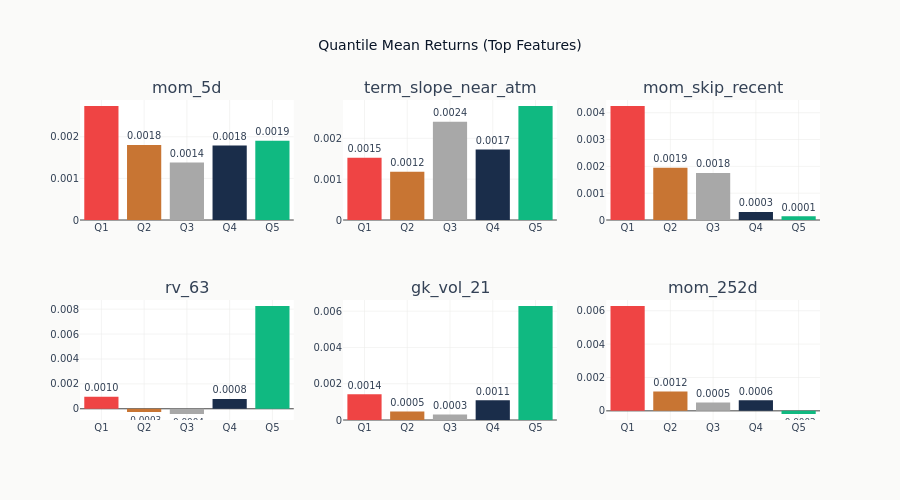

Notebook code for this chart:
### Code cell
if quantile_spreads:
    n_show = min(6, len(quantile_spreads))
    feats_to_show = list(quantile_spreads.keys())[:n_show]
    n_rows_fig = (n_show + 2) // 3
    fig = make_subplots(rows=n_rows_fig, cols=3, subplot_titles=feats_to_show)
    for idx, feat in enumerate(feats_to_show):
        r, c = divmod(idx, 3)
        q_means = quantile_spreads[feat]["q_means"]
        fig.add_trace(
            go.Bar(
                x=[f"Q{i + 1}" for i in range(len(q_means))],
                y=q_means,
                marker_color=[
                    COLORS["negative"],
                    COLORS["copper"],
                    GRAY_FILLS["muted"],
                    COLORS["slate"],
                    COLORS["positive"],
                ],
                showlegend=False,
                text=[f"{m:.4f}" for m in q_means],
                textposition="outside",
            ),
            row=r + 1,
            col=c + 1,
        )
    fig.update_layout(
        template="ml4t",
        height=250 * n_rows_fig,
        width=900,
        title_text="Quantile Mean Returns (Top Features)",
    )
    fig.show()

### Figure 1 — Plotly figure (JSON) as saved in the notebook; plotly's stock layout.template omitted (floating-point values rounded to 4 significant figures)
{"data": [{"marker": {"color": ["#ef4444", "#C87533", "#a8a8a8", "#1a2d4a", "#10b981"]}, "showlegend": false, "text": ["0.0027", "0.0018", "0.0014", "0.0018", "0.0019"], "textposition": "outside", "type": "bar", "x": ["Q1", "Q2", "Q3", "Q4", "Q5"], "xaxis": "x", "y": [0.002739, 0.001799, 0.001384, 0.00179, 0.001905], "yaxis": "y"}, {"marker": {"color": ["#ef4444", "#C87533", "#a8a8a8", "#1a2d4a", "#10b981"]}, "showlegend": false, "text": ["0.0015", "0.0012", "0.0024", "0.0017", "0.0028"], "textposition": "outside", "type": "bar", "x": ["Q1", "Q2", "Q3", "Q4", "Q5"], "xaxis": "x2", "y": [0.001523, 0.001179, 0.002408, 0.001727, 0.002791], "yaxis": "y2"}, {"marker": {"color": ["#ef4444", "#C87533", "#a8a8a8", "#1a2d4a", "#10b981"]}, "showlegend": false, "text": ["0.0043", "0.0019", "0.0018", "0.0003", "0.0001"], "textposition": "outside", "type": "bar", "x": ["Q1", "Q2", "Q3", "Q4", "Q5"], "xaxis": "x3", "y": [0.004251, 0.001946, 0.001754, 0.0003014, 0.0001413], "yaxis": "y3"}, {"marker": {"color": ["#ef4444", "#C87533", "#a8a8a8", "#1a2d4a", "#10b981"]}, "showlegend": false, "text": ["0.0010", "-0.0003", "-0.0004", "0.0008", "0.0083"], "textposition": "outside", "type": "bar", "x": ["Q1", "Q2", "Q3", "Q4", "Q5"], "xaxis": "x4", "y": [0.0009688, -0.0002638, -0.0004198, 0.0007894, 0.008255], "yaxis": "y4"}, {"marker": {"color": ["#ef4444", "#C87533", "#a8a8a8", "#1a2d4a", "#10b981"]}, "showlegend": false, "text": ["0.0014", "0.0005", "0.0003", "0.0011", "0.0063"], "textposition": "outside", "type": "bar", "x": ["Q1", "Q2", "Q3", "Q4", "Q5"], "xaxis": "x5", "y": [0.001422, 0.0004631, 0.0003101, 0.001093, 0.006286], "yaxis": "y5"}, {"marker": {"color": ["#ef4444", "#C87533", "#a8a8a8", "#1a2d4a", "#10b981"]}, "showlegend": false, "text": ["0.0063", "0.0012", "0.0005", "0.0006", "-0.0002"], "textposition": "outside", "type": "bar", "x": ["Q1", "Q2", "Q3", "Q4", "Q5"], "xaxis": "x6", "y": [0.006284, 0.001164, 0.0004967, 0.0006372, -0.000189], "yaxis": "y6"}], "layout": {"annotations": [{"font": {"size": 16}, "showarrow": false, "text": "mom_5d", "x": 0.1444, "xanchor": "center", "xref": "paper", "y": 1.0, "yanchor": "bottom", "yref": "paper"}, {"font": {"size": 16}, "showarrow": false, "text": "term_slope_near_atm", "x": 0.5, "xanchor": "center", "xref": "paper", "y": 1.0, "yanchor": "bottom", "yref": "paper"}, {"font": {"size": 16}, "showarrow": false, "text": "mom_skip_recent", "x": 0.8556, "xanchor": "center", "xref": "paper", "y": 1.0, "yanchor": "bottom", "yref": "paper"}, {"font": {"size": 16}, "showarrow": false, "text": "rv_63", "x": 0.1444, "xanchor": "center", "xref": "paper", "y": 0.375, "yanchor": "bottom", "yref": "paper"}, {"font": {"size": 16}, "showarrow": false, "text": "gk_vol_21", "x": 0.5, "xanchor": "center", "xref": "paper", "y": 0.375, "yanchor": "bottom", "yref": "paper"}, {"font": {"size": 16}, "showarrow": false, "text": "mom_252d", "x": 0.8556, "xanchor": "center", "xref": "paper", "y": 0.375, "yanchor": "bottom", "yref": "paper"}], "height": 500, "title": {"text": "Quantile Mean Returns (Top Features)"}, "width": 900, "xaxis": {"anchor": "y", "domain": [0.0, 0.2889]}, "xaxis2": {"anchor": "y2", "domain": [0.3556, 0.6444]}, "xaxis3": {"anchor": "y3", "domain": [0.7111, 1.0]}, "xaxis4": {"anchor": "y4", "domain": [0.0, 0.2889]}, "xaxis5": {"anchor": "y5", "domain": [0.3556, 0.6444]}, "xaxis6": {"anchor": "y6", "domain": [0.7111, 1.0]}, "yaxis": {"anchor": "x", "domain": [0.625, 1.0]}, "yaxis2": {"anchor": "x2", "domain": [0.625, 1.0]}, "yaxis3": {"anchor": "x3", "domain": [0.625, 1.0]}, "yaxis4": {"anchor": "x4", "domain": [0.0, 0.375]}, "yaxis5": {"anchor": "x5", "domain": [0.0, 0.375]}, "yaxis6": {"anchor": "x6", "domain": [0.0, 0.375]}}}
